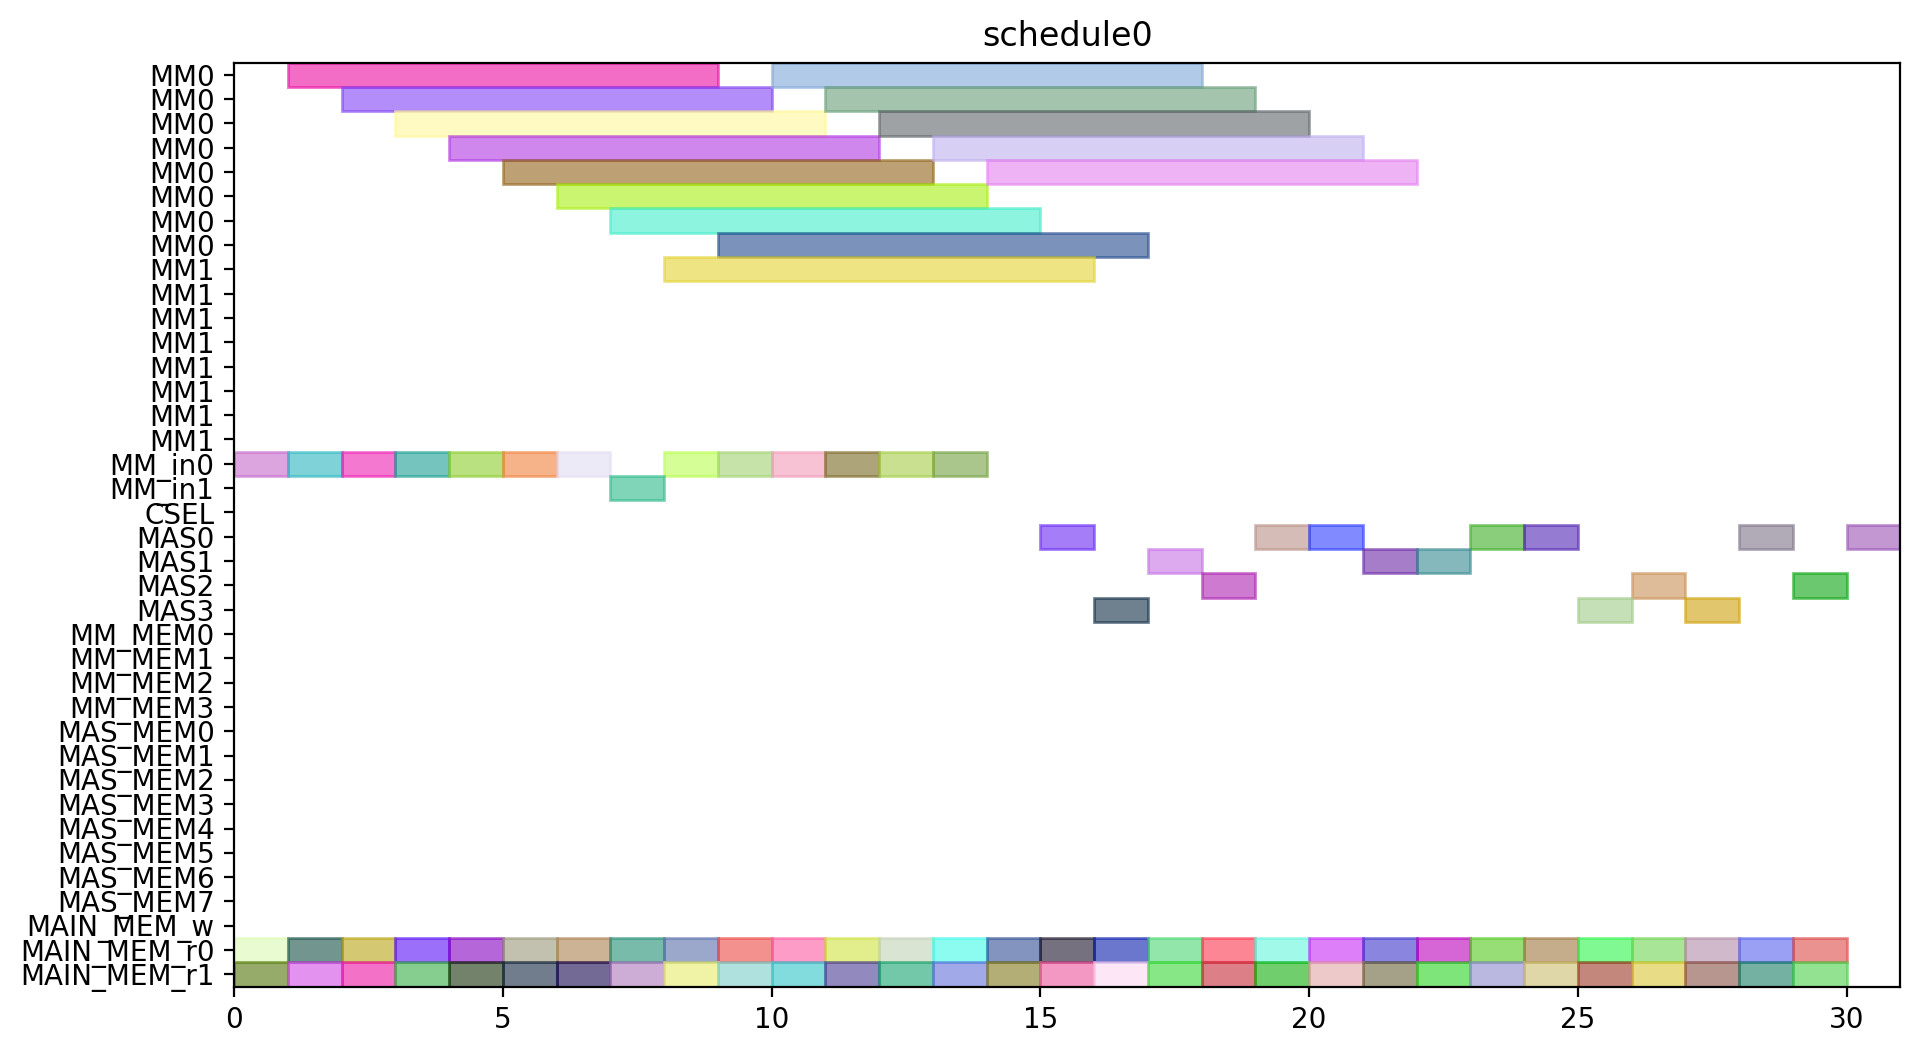

Generate this figure with Python:
from pyschedule import Scenario, solvers, plotters, alt


def solve():
	horizon = 120
	S = Scenario("schedule0", horizon=horizon)

	# resource
	MM = S.Resources('MM', num=2, size=8)
	MM_in = S.Resources('MM_in', num=2)
	CSEL = S.Resource('CSEL')
	MAS = S.Resources('MAS', num=4, size=1, periods=range(1, horizon))
	MM_MEM = S.Resources('MM_MEM', num=4)
	MAS_MEM = S.Resources('MAS_MEM', num=8)
	MAIN_MEM_w = S.Resource('MAIN_MEM_w', size=1)
	MAIN_MEM_r = S.Resources('MAIN_MEM_r', num=2)

	# result of previous scheduling

	# new tasks
	r1_t0 = S.Task('r1_t0', length=8, delay_cost=1)
	r1_t0 += alt(MM)
	r1_t0_in = S.Task('r1_t0_in', length=1, delay_cost=1)
	r1_t0_in += alt(MM_in)
	S += r1_t0_in*MM_in[0]<=r1_t0*MM[0]
	S += r1_t0_in*MM_in[1]<=r1_t0*MM[1]
	r1_t0_mem0 = S.Task('r1_t0_mem0', length=1, delay_cost=1)
	r1_t0_mem0 += MAIN_MEM_r[0]
	S += r1_t0_mem0 <= r1_t0

	r1_t0_mem1 = S.Task('r1_t0_mem1', length=1, delay_cost=1)
	r1_t0_mem1 += MAIN_MEM_r[1]
	S += r1_t0_mem1 <= r1_t0

	r1_t1 = S.Task('r1_t1', length=8, delay_cost=1)
	r1_t1 += alt(MM)
	r1_t1_in = S.Task('r1_t1_in', length=1, delay_cost=1)
	r1_t1_in += alt(MM_in)
	S += r1_t1_in*MM_in[0]<=r1_t1*MM[0]
	S += r1_t1_in*MM_in[1]<=r1_t1*MM[1]
	r1_t1_mem0 = S.Task('r1_t1_mem0', length=1, delay_cost=1)
	r1_t1_mem0 += MAIN_MEM_r[0]
	S += r1_t1_mem0 <= r1_t1

	r1_t1_mem1 = S.Task('r1_t1_mem1', length=1, delay_cost=1)
	r1_t1_mem1 += MAIN_MEM_r[1]
	S += r1_t1_mem1 <= r1_t1

	r1_t2 = S.Task('r1_t2', length=1, delay_cost=1)
	r1_t2 += alt(MAS)
	r1_t2_mem0 = S.Task('r1_t2_mem0', length=1, delay_cost=1)
	r1_t2_mem0 += MAIN_MEM_r[0]
	S += r1_t2_mem0 <= r1_t2

	r1_t2_mem1 = S.Task('r1_t2_mem1', length=1, delay_cost=1)
	r1_t2_mem1 += MAIN_MEM_r[1]
	S += r1_t2_mem1 <= r1_t2

	r1_t3 = S.Task('r1_t3', length=1, delay_cost=1)
	r1_t3 += alt(MAS)
	r1_t3_mem0 = S.Task('r1_t3_mem0', length=1, delay_cost=1)
	r1_t3_mem0 += MAIN_MEM_r[0]
	S += r1_t3_mem0 <= r1_t3

	r1_t3_mem1 = S.Task('r1_t3_mem1', length=1, delay_cost=1)
	r1_t3_mem1 += MAIN_MEM_r[1]
	S += r1_t3_mem1 <= r1_t3

	r3_t0 = S.Task('r3_t0', length=8, delay_cost=1)
	r3_t0 += alt(MM)
	r3_t0_in = S.Task('r3_t0_in', length=1, delay_cost=1)
	r3_t0_in += alt(MM_in)
	S += r3_t0_in*MM_in[0]<=r3_t0*MM[0]
	S += r3_t0_in*MM_in[1]<=r3_t0*MM[1]
	r3_t0_mem0 = S.Task('r3_t0_mem0', length=1, delay_cost=1)
	r3_t0_mem0 += MAIN_MEM_r[0]
	S += r3_t0_mem0 <= r3_t0

	r3_t0_mem1 = S.Task('r3_t0_mem1', length=1, delay_cost=1)
	r3_t0_mem1 += MAIN_MEM_r[1]
	S += r3_t0_mem1 <= r3_t0

	r3_t1 = S.Task('r3_t1', length=8, delay_cost=1)
	r3_t1 += alt(MM)
	r3_t1_in = S.Task('r3_t1_in', length=1, delay_cost=1)
	r3_t1_in += alt(MM_in)
	S += r3_t1_in*MM_in[0]<=r3_t1*MM[0]
	S += r3_t1_in*MM_in[1]<=r3_t1*MM[1]
	r3_t1_mem0 = S.Task('r3_t1_mem0', length=1, delay_cost=1)
	r3_t1_mem0 += MAIN_MEM_r[0]
	S += r3_t1_mem0 <= r3_t1

	r3_t1_mem1 = S.Task('r3_t1_mem1', length=1, delay_cost=1)
	r3_t1_mem1 += MAIN_MEM_r[1]
	S += r3_t1_mem1 <= r3_t1

	r3_t2 = S.Task('r3_t2', length=1, delay_cost=1)
	r3_t2 += alt(MAS)
	r3_t2_mem0 = S.Task('r3_t2_mem0', length=1, delay_cost=1)
	r3_t2_mem0 += MAIN_MEM_r[0]
	S += r3_t2_mem0 <= r3_t2

	r3_t2_mem1 = S.Task('r3_t2_mem1', length=1, delay_cost=1)
	r3_t2_mem1 += MAIN_MEM_r[1]
	S += r3_t2_mem1 <= r3_t2

	r3_t3 = S.Task('r3_t3', length=1, delay_cost=1)
	r3_t3 += alt(MAS)
	r3_t3_mem0 = S.Task('r3_t3_mem0', length=1, delay_cost=1)
	r3_t3_mem0 += MAIN_MEM_r[0]
	S += r3_t3_mem0 <= r3_t3

	r3_t3_mem1 = S.Task('r3_t3_mem1', length=1, delay_cost=1)
	r3_t3_mem1 += MAIN_MEM_r[1]
	S += r3_t3_mem1 <= r3_t3

	r4_t0 = S.Task('r4_t0', length=8, delay_cost=1)
	r4_t0 += alt(MM)
	r4_t0_in = S.Task('r4_t0_in', length=1, delay_cost=1)
	r4_t0_in += alt(MM_in)
	S += r4_t0_in*MM_in[0]<=r4_t0*MM[0]
	S += r4_t0_in*MM_in[1]<=r4_t0*MM[1]
	r4_t0_mem0 = S.Task('r4_t0_mem0', length=1, delay_cost=1)
	r4_t0_mem0 += MAIN_MEM_r[0]
	S += r4_t0_mem0 <= r4_t0

	r4_t0_mem1 = S.Task('r4_t0_mem1', length=1, delay_cost=1)
	r4_t0_mem1 += MAIN_MEM_r[1]
	S += r4_t0_mem1 <= r4_t0

	r4_t1 = S.Task('r4_t1', length=8, delay_cost=1)
	r4_t1 += alt(MM)
	r4_t1_in = S.Task('r4_t1_in', length=1, delay_cost=1)
	r4_t1_in += alt(MM_in)
	S += r4_t1_in*MM_in[0]<=r4_t1*MM[0]
	S += r4_t1_in*MM_in[1]<=r4_t1*MM[1]
	r4_t1_mem0 = S.Task('r4_t1_mem0', length=1, delay_cost=1)
	r4_t1_mem0 += MAIN_MEM_r[0]
	S += r4_t1_mem0 <= r4_t1

	r4_t1_mem1 = S.Task('r4_t1_mem1', length=1, delay_cost=1)
	r4_t1_mem1 += MAIN_MEM_r[1]
	S += r4_t1_mem1 <= r4_t1

	r4_t2 = S.Task('r4_t2', length=1, delay_cost=1)
	r4_t2 += alt(MAS)
	r4_t2_mem0 = S.Task('r4_t2_mem0', length=1, delay_cost=1)
	r4_t2_mem0 += MAIN_MEM_r[0]
	S += r4_t2_mem0 <= r4_t2

	r4_t2_mem1 = S.Task('r4_t2_mem1', length=1, delay_cost=1)
	r4_t2_mem1 += MAIN_MEM_r[1]
	S += r4_t2_mem1 <= r4_t2

	r4_t3 = S.Task('r4_t3', length=1, delay_cost=1)
	r4_t3 += alt(MAS)
	r4_t3_mem0 = S.Task('r4_t3_mem0', length=1, delay_cost=1)
	r4_t3_mem0 += MAIN_MEM_r[0]
	S += r4_t3_mem0 <= r4_t3

	r4_t3_mem1 = S.Task('r4_t3_mem1', length=1, delay_cost=1)
	r4_t3_mem1 += MAIN_MEM_r[1]
	S += r4_t3_mem1 <= r4_t3

	r5_t0 = S.Task('r5_t0', length=8, delay_cost=1)
	r5_t0 += alt(MM)
	r5_t0_in = S.Task('r5_t0_in', length=1, delay_cost=1)
	r5_t0_in += alt(MM_in)
	S += r5_t0_in*MM_in[0]<=r5_t0*MM[0]
	S += r5_t0_in*MM_in[1]<=r5_t0*MM[1]
	r5_t0_mem0 = S.Task('r5_t0_mem0', length=1, delay_cost=1)
	r5_t0_mem0 += MAIN_MEM_r[0]
	S += r5_t0_mem0 <= r5_t0

	r5_t0_mem1 = S.Task('r5_t0_mem1', length=1, delay_cost=1)
	r5_t0_mem1 += MAIN_MEM_r[1]
	S += r5_t0_mem1 <= r5_t0

	r5_t1 = S.Task('r5_t1', length=8, delay_cost=1)
	r5_t1 += alt(MM)
	r5_t1_in = S.Task('r5_t1_in', length=1, delay_cost=1)
	r5_t1_in += alt(MM_in)
	S += r5_t1_in*MM_in[0]<=r5_t1*MM[0]
	S += r5_t1_in*MM_in[1]<=r5_t1*MM[1]
	r5_t1_mem0 = S.Task('r5_t1_mem0', length=1, delay_cost=1)
	r5_t1_mem0 += MAIN_MEM_r[0]
	S += r5_t1_mem0 <= r5_t1

	r5_t1_mem1 = S.Task('r5_t1_mem1', length=1, delay_cost=1)
	r5_t1_mem1 += MAIN_MEM_r[1]
	S += r5_t1_mem1 <= r5_t1

	r5_t2 = S.Task('r5_t2', length=1, delay_cost=1)
	r5_t2 += alt(MAS)
	r5_t2_mem0 = S.Task('r5_t2_mem0', length=1, delay_cost=1)
	r5_t2_mem0 += MAIN_MEM_r[0]
	S += r5_t2_mem0 <= r5_t2

	r5_t2_mem1 = S.Task('r5_t2_mem1', length=1, delay_cost=1)
	r5_t2_mem1 += MAIN_MEM_r[1]
	S += r5_t2_mem1 <= r5_t2

	r5_t3 = S.Task('r5_t3', length=1, delay_cost=1)
	r5_t3 += alt(MAS)
	r5_t3_mem0 = S.Task('r5_t3_mem0', length=1, delay_cost=1)
	r5_t3_mem0 += MAIN_MEM_r[0]
	S += r5_t3_mem0 <= r5_t3

	r5_t3_mem1 = S.Task('r5_t3_mem1', length=1, delay_cost=1)
	r5_t3_mem1 += MAIN_MEM_r[1]
	S += r5_t3_mem1 <= r5_t3

	r6_t0 = S.Task('r6_t0', length=8, delay_cost=1)
	r6_t0 += alt(MM)
	r6_t0_in = S.Task('r6_t0_in', length=1, delay_cost=1)
	r6_t0_in += alt(MM_in)
	S += r6_t0_in*MM_in[0]<=r6_t0*MM[0]
	S += r6_t0_in*MM_in[1]<=r6_t0*MM[1]
	r6_t0_mem0 = S.Task('r6_t0_mem0', length=1, delay_cost=1)
	r6_t0_mem0 += MAIN_MEM_r[0]
	S += r6_t0_mem0 <= r6_t0

	r6_t0_mem1 = S.Task('r6_t0_mem1', length=1, delay_cost=1)
	r6_t0_mem1 += MAIN_MEM_r[1]
	S += r6_t0_mem1 <= r6_t0

	r6_t1 = S.Task('r6_t1', length=8, delay_cost=1)
	r6_t1 += alt(MM)
	r6_t1_in = S.Task('r6_t1_in', length=1, delay_cost=1)
	r6_t1_in += alt(MM_in)
	S += r6_t1_in*MM_in[0]<=r6_t1*MM[0]
	S += r6_t1_in*MM_in[1]<=r6_t1*MM[1]
	r6_t1_mem0 = S.Task('r6_t1_mem0', length=1, delay_cost=1)
	r6_t1_mem0 += MAIN_MEM_r[0]
	S += r6_t1_mem0 <= r6_t1

	r6_t1_mem1 = S.Task('r6_t1_mem1', length=1, delay_cost=1)
	r6_t1_mem1 += MAIN_MEM_r[1]
	S += r6_t1_mem1 <= r6_t1

	r6_t2 = S.Task('r6_t2', length=1, delay_cost=1)
	r6_t2 += alt(MAS)
	r6_t2_mem0 = S.Task('r6_t2_mem0', length=1, delay_cost=1)
	r6_t2_mem0 += MAIN_MEM_r[0]
	S += r6_t2_mem0 <= r6_t2

	r6_t2_mem1 = S.Task('r6_t2_mem1', length=1, delay_cost=1)
	r6_t2_mem1 += MAIN_MEM_r[1]
	S += r6_t2_mem1 <= r6_t2

	r6_t3 = S.Task('r6_t3', length=1, delay_cost=1)
	r6_t3 += alt(MAS)
	r6_t3_mem0 = S.Task('r6_t3_mem0', length=1, delay_cost=1)
	r6_t3_mem0 += MAIN_MEM_r[0]
	S += r6_t3_mem0 <= r6_t3

	r6_t3_mem1 = S.Task('r6_t3_mem1', length=1, delay_cost=1)
	r6_t3_mem1 += MAIN_MEM_r[1]
	S += r6_t3_mem1 <= r6_t3

	r9_t2 = S.Task('r9_t2', length=1, delay_cost=1)
	r9_t2 += alt(MAS)
	r9_t2_mem0 = S.Task('r9_t2_mem0', length=1, delay_cost=1)
	r9_t2_mem0 += MAIN_MEM_r[0]
	S += r9_t2_mem0 <= r9_t2

	r9_t2_mem1 = S.Task('r9_t2_mem1', length=1, delay_cost=1)
	r9_t2_mem1 += MAIN_MEM_r[1]
	S += r9_t2_mem1 <= r9_t2

	r12_t0 = S.Task('r12_t0', length=8, delay_cost=1)
	r12_t0 += alt(MM)
	r12_t0_in = S.Task('r12_t0_in', length=1, delay_cost=1)
	r12_t0_in += alt(MM_in)
	S += r12_t0_in*MM_in[0]<=r12_t0*MM[0]
	S += r12_t0_in*MM_in[1]<=r12_t0*MM[1]
	r12_t0_mem0 = S.Task('r12_t0_mem0', length=1, delay_cost=1)
	r12_t0_mem0 += MAIN_MEM_r[0]
	S += r12_t0_mem0 <= r12_t0

	r12_t0_mem1 = S.Task('r12_t0_mem1', length=1, delay_cost=1)
	r12_t0_mem1 += MAIN_MEM_r[1]
	S += r12_t0_mem1 <= r12_t0

	r12_t1 = S.Task('r12_t1', length=8, delay_cost=1)
	r12_t1 += alt(MM)
	r12_t1_in = S.Task('r12_t1_in', length=1, delay_cost=1)
	r12_t1_in += alt(MM_in)
	S += r12_t1_in*MM_in[0]<=r12_t1*MM[0]
	S += r12_t1_in*MM_in[1]<=r12_t1*MM[1]
	r12_t1_mem0 = S.Task('r12_t1_mem0', length=1, delay_cost=1)
	r12_t1_mem0 += MAIN_MEM_r[0]
	S += r12_t1_mem0 <= r12_t1

	r12_t1_mem1 = S.Task('r12_t1_mem1', length=1, delay_cost=1)
	r12_t1_mem1 += MAIN_MEM_r[1]
	S += r12_t1_mem1 <= r12_t1

	r12_t2 = S.Task('r12_t2', length=1, delay_cost=1)
	r12_t2 += alt(MAS)
	r12_t2_mem0 = S.Task('r12_t2_mem0', length=1, delay_cost=1)
	r12_t2_mem0 += MAIN_MEM_r[0]
	S += r12_t2_mem0 <= r12_t2

	r12_t2_mem1 = S.Task('r12_t2_mem1', length=1, delay_cost=1)
	r12_t2_mem1 += MAIN_MEM_r[1]
	S += r12_t2_mem1 <= r12_t2

	r12_t3 = S.Task('r12_t3', length=1, delay_cost=1)
	r12_t3 += alt(MAS)
	r12_t3_mem0 = S.Task('r12_t3_mem0', length=1, delay_cost=1)
	r12_t3_mem0 += MAIN_MEM_r[0]
	S += r12_t3_mem0 <= r12_t3

	r12_t3_mem1 = S.Task('r12_t3_mem1', length=1, delay_cost=1)
	r12_t3_mem1 += MAIN_MEM_r[1]
	S += r12_t3_mem1 <= r12_t3

	r13_t0 = S.Task('r13_t0', length=8, delay_cost=1)
	r13_t0 += alt(MM)
	r13_t0_in = S.Task('r13_t0_in', length=1, delay_cost=1)
	r13_t0_in += alt(MM_in)
	S += r13_t0_in*MM_in[0]<=r13_t0*MM[0]
	S += r13_t0_in*MM_in[1]<=r13_t0*MM[1]
	r13_t0_mem0 = S.Task('r13_t0_mem0', length=1, delay_cost=1)
	r13_t0_mem0 += MAIN_MEM_r[0]
	S += r13_t0_mem0 <= r13_t0

	r13_t0_mem1 = S.Task('r13_t0_mem1', length=1, delay_cost=1)
	r13_t0_mem1 += MAIN_MEM_r[1]
	S += r13_t0_mem1 <= r13_t0

	r13_t1 = S.Task('r13_t1', length=8, delay_cost=1)
	r13_t1 += alt(MM)
	r13_t1_in = S.Task('r13_t1_in', length=1, delay_cost=1)
	r13_t1_in += alt(MM_in)
	S += r13_t1_in*MM_in[0]<=r13_t1*MM[0]
	S += r13_t1_in*MM_in[1]<=r13_t1*MM[1]
	r13_t1_mem0 = S.Task('r13_t1_mem0', length=1, delay_cost=1)
	r13_t1_mem0 += MAIN_MEM_r[0]
	S += r13_t1_mem0 <= r13_t1

	r13_t1_mem1 = S.Task('r13_t1_mem1', length=1, delay_cost=1)
	r13_t1_mem1 += MAIN_MEM_r[1]
	S += r13_t1_mem1 <= r13_t1

	r13_t2 = S.Task('r13_t2', length=1, delay_cost=1)
	r13_t2 += alt(MAS)
	r13_t2_mem0 = S.Task('r13_t2_mem0', length=1, delay_cost=1)
	r13_t2_mem0 += MAIN_MEM_r[0]
	S += r13_t2_mem0 <= r13_t2

	r13_t2_mem1 = S.Task('r13_t2_mem1', length=1, delay_cost=1)
	r13_t2_mem1 += MAIN_MEM_r[1]
	S += r13_t2_mem1 <= r13_t2

	r13_t3 = S.Task('r13_t3', length=1, delay_cost=1)
	r13_t3 += alt(MAS)
	r13_t3_mem0 = S.Task('r13_t3_mem0', length=1, delay_cost=1)
	r13_t3_mem0 += MAIN_MEM_r[0]
	S += r13_t3_mem0 <= r13_t3

	r13_t3_mem1 = S.Task('r13_t3_mem1', length=1, delay_cost=1)
	r13_t3_mem1 += MAIN_MEM_r[1]
	S += r13_t3_mem1 <= r13_t3

	r16_t3 = S.Task('r16_t3', length=1, delay_cost=1)
	r16_t3 += alt(MAS)
	r16_t3_mem0 = S.Task('r16_t3_mem0', length=1, delay_cost=1)
	r16_t3_mem0 += MAIN_MEM_r[0]
	S += r16_t3_mem0 <= r16_t3

	r16_t3_mem1 = S.Task('r16_t3_mem1', length=1, delay_cost=1)
	r16_t3_mem1 += MAIN_MEM_r[1]
	S += r16_t3_mem1 <= r16_t3

	solvers.mip.solve(S,msg=1,kind='CPLEX',ratio_gap=1.01)

	solution = [['hoge']*len(S.solution()[1]) for i in range(len(S.solution()))]
	for i in range(len(S.solution())):
		for j in range(len(S.solution()[i])):
			solution[i][j]=str(S.solution()[i][j])
	print(solution)

	cycles = int(solution[-1][3])

	pic_file_name = "/home/mfukuda/ABE/multiRAM_multiMAS_16mux/scheduling_result/stage8MM2_stage1MAS4/EP2_YRECOVER/schedule0.png"
	if(S.solution() != []):
		plotters.matplotlib.plot(S,img_filename=pic_file_name, show_task_labels=False, fig_size=(cycles*0.25+3, 6))

	return solution
